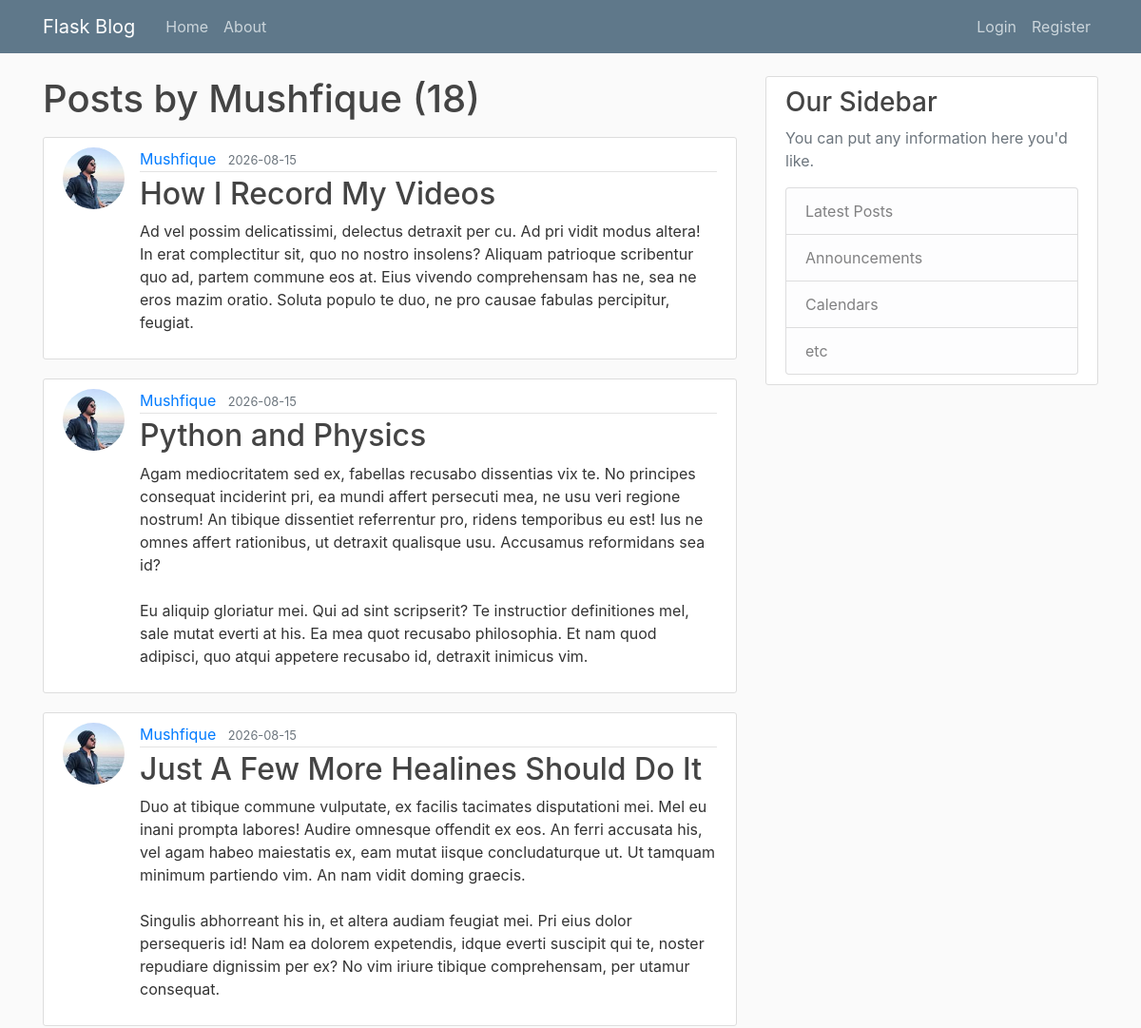
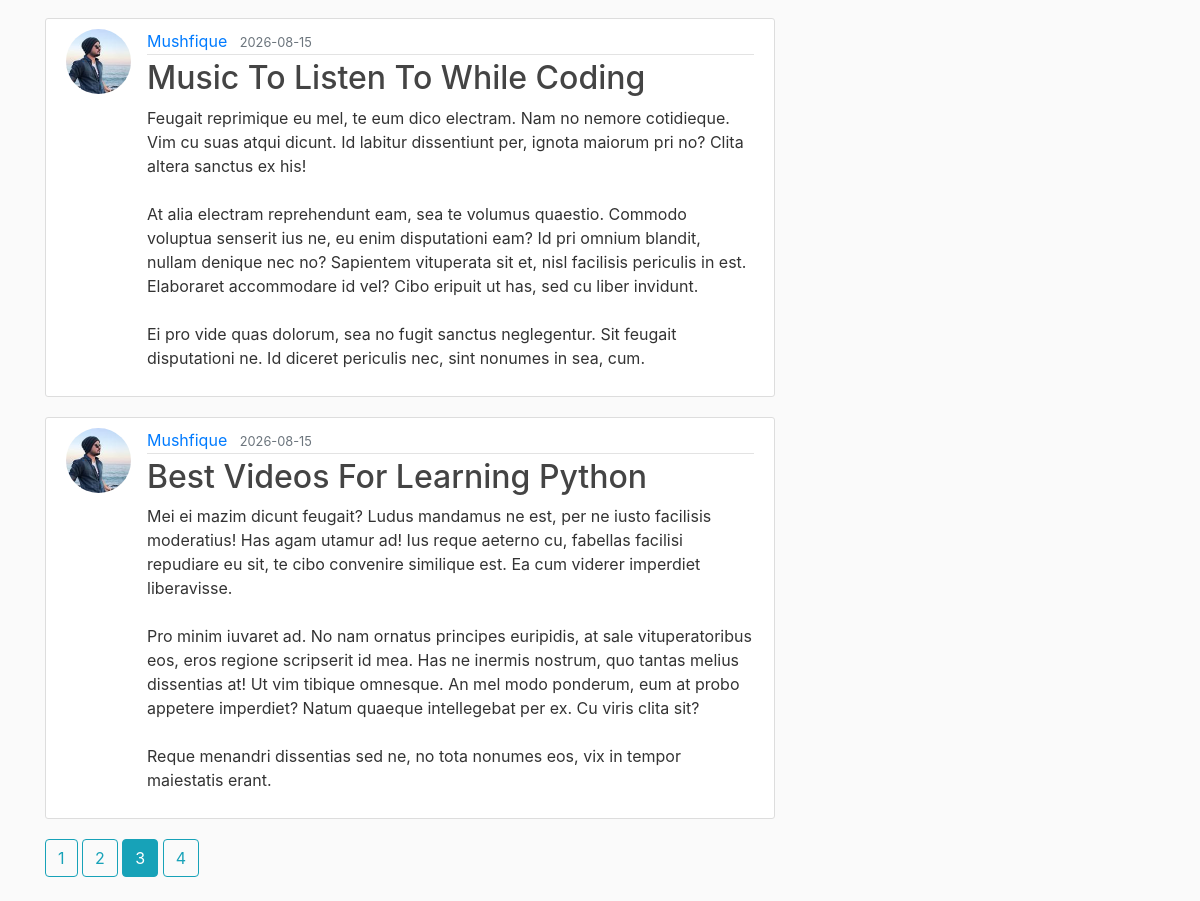
Screenshot of /user/Mushfique?page=3 with the database file from the repository (2 pictures, top to bottom).
### flask_app/models.py (models this page shows, shortened)
class User(db.Model, UserMixin):
    id = db.Column(db.Integer, primary_key=True)
    username = db.Column(db.String(20), unique=True, nullable=False)
    email = db.Column(db.String(120), unique=True, nullable=False)
    image_file = db.Column(db.String(20), nullable=False, default='default.jpg')
    password = db.Column(db.String(60), nullable=False)
    posts = db.relationship('Post', backref='author', lazy=True)

class Post(db.Model):
    id = db.Column(db.Integer, primary_key=True)
    title = db.Column(db.String(100), nullable=False)
    date_posted = db.Column(db.DateTime, nullable=False, default=datetime.now(timezone.utc))
    content = db.Column(db.Text, nullable=False)
    user_id = db.Column(db.Integer, db.ForeignKey('user.id'), nullable=False)

### flask_app/routes.py (the view)
@app.route("/user/<string:username>")
def user_posts(username):
    page = request.args.get('page', 1, type=int)
    user = User.query.filter_by(username=username).first_or_404()
    posts = Post.query.filter_by(author=user)\
        .order_by(Post.date_posted.desc())\
        .paginate(per_page=5, page=page)
    return render_template("user_posts.html", posts=posts, user=user)

### flask_app/templates/user_posts.html
{% extends "layout.html" %} {% block content %}
<h1 class="mb-3">Posts by {{ user.username }} ({{ posts.total }})</h1>
{% for post in posts.items %}
<article class="media content-section">
  <img
    class="rounded-circle article-img"
    src="{{ url_for('static', filename='profile_pics/' + post.author.image_file) }}"
  />
  <div class="media-body">
    <div class="article-metadata">
      <a
        class="mr-2"
        href="{{ url_for('user_posts', username=post.author.username) }}"
        >{{ post.author.username }}</a
      >
      <small class="text-muted"
        >{{ post.date_posted.strftime('%Y-%m-%d') }}</small
      >
    </div>
    <h2>
      <a class="article-title" href="{{ url_for('post', post_id=post.id) }}"
        >{{ post.title }}</a
      >
    </h2>
    <p class="article-content">{{ post.content }}</p>
  </div>
</article>
{% endfor %} {% for page_num in posts.iter_pages(left_edge=1, right_edge=1,
left_current=1, right_current=1) %} {% if page_num %} {% if page_num ==
posts.page %}
<a
  class="btn btn-info mb-4"
  href="{{ url_for('user_posts', username=user.username, page=page_num) }}"
  >{{ page_num }}</a
>
{% else %}
<a
  class="btn btn-outline-info mb-4"
  href="{{ url_for('user_posts', username=user.username, page=page_num) }}"
  >{{ page_num }}</a
>
{% endif %} {% else %} ... {% endif %} {% endfor %} {% endblock content %}

### flask_app/static/main.css (style rules this page uses)
body { background: #fafafa; color: #333333; margin-top: 5rem; }
h1, h2, h3, h4, h5, h6 { color: #444444; }
.content-section { background: #ffffff; padding: 10px 20px; border: 1px solid #dddddd; border-radius: 3px; margin-bottom: 20px; }
.article-title { color: #444444; }
.article-content { white-space: pre-line; }
.article-img { height: 65px; width: 65px; margin-right: 16px; }
.article-metadata { padding-bottom: 1px; margin-bottom: 4px; border-bottom: 1px solid #e3e3e3 }

### rows the page displays
User: username "Mushfique"
Post: image_file (picture), author.username "Mushfique", date_posted "2026-08-15", title "How I Record My Videos", content "Ad vel possim delicatissimi, delectus detraxit per cu. Ad pri vidit modus altera! In erat complectitur sit, quo no nostro insolens? Aliquam patrioque scribentur quo ad, partem commune eos at. Eius vivendo comprehensam has ne, sea ne eros mazim oratio. Soluta populo te duo, ne pro causae fabulas percipitur, feugiat."
Post: image_file (picture), author.username "Mushfique", date_posted "2026-08-15", title "Python and Physics", content "Agam mediocritatem sed ex, fabellas recusabo dissentias vix te. No principes consequat inciderint pri, ea mundi affert persecuti mea, ne usu veri regione nostrum! An tibique dissentiet referrentur pro, ridens temporibus eu est! Ius ne omnes affert rationibus, ut detraxit qualisque usu. Accusamus reformidans sea id? Eu aliquip gloriatur mei. Qui ad sint scripserit? Te instructior definitiones mel, sale mutat everti at his. Ea mea quot recusabo philosophia. Et nam quod adipisci, quo atqui appetere recusabo id, detraxit inimicus vim."
Post: image_file (picture), author.username "Mushfique", date_posted "2026-08-15", title "Just A Few More Healines Should Do It", content "Duo at tibique commune vulputate, ex facilis tacimates disputationi mei. Mel eu inani prompta labores! Audire omnesque offendit ex eos. An ferri accusata his, vel agam habeo maiestatis ex, eam mutat iisque concludaturque ut. Ut tamquam minimum partiendo vim. An nam vidit doming graecis. Singulis abhorreant his in, et altera audiam feugiat mei. Pri eius dolor persequeris id! Nam ea dolorem expetendis, idque everti suscipit qui te, noster repudiare dignissim per ex? No vim iriure tibique comprehensam, per utamur consequat."
Post: image_file (picture), author.username "Mushfique", date_posted "2026-08-15", title "Music To Listen To While Coding", content "Feugait reprimique eu mel, te eum dico electram. Nam no nemore cotidieque. Vim cu suas atqui dicunt. Id labitur dissentiunt per, ignota maiorum pri no? Clita altera sanctus ex his! At alia electram reprehendunt eam, sea te volumus quaestio. Commodo voluptua senserit ius ne, eu enim disputationi eam? Id pri omnium blandit, nullam denique nec no? Sapientem vituperata sit et, nisl facilisis periculis in est. Elaboraret accommodare id vel? Cibo eripuit ut has, sed cu liber invidunt. Ei pro vide quas dolorum, sea no fugit sanctus neglegentur. Sit feugait disputationi ne. Id diceret periculis nec, sint nonumes in sea, cum."
Post: image_file (picture), author.username "Mushfique", date_posted "2026-08-15", title "Best Videos For Learning Python", content "Mei ei mazim dicunt feugait? Ludus mandamus ne est, per ne iusto facilisis moderatius! Has agam utamur ad! Ius reque aeterno cu, fabellas facilisi repudiare eu sit, te cibo convenire similique est. Ea cum viderer imperdiet liberavisse. Pro minim iuvaret ad. No nam ornatus principes euripidis, at sale vituperatoribus eos, eros regione scripserit id mea. Has ne inermis nostrum, quo tantas melius dissentias at! Ut vim tibique omnesque. An mel modo ponderum, eum at probo appetere imperdiet? Natum quaeque intellegebat per ex. Cu viris clita sit? Reque menandri dissentias sed ne, no tota nonumes eos, vix in tempor maiestatis erant."

### other values shown
{{ posts.total }} "18"
{{ page_num }} "1" "2" "4"
{{ page_num }} "3"
